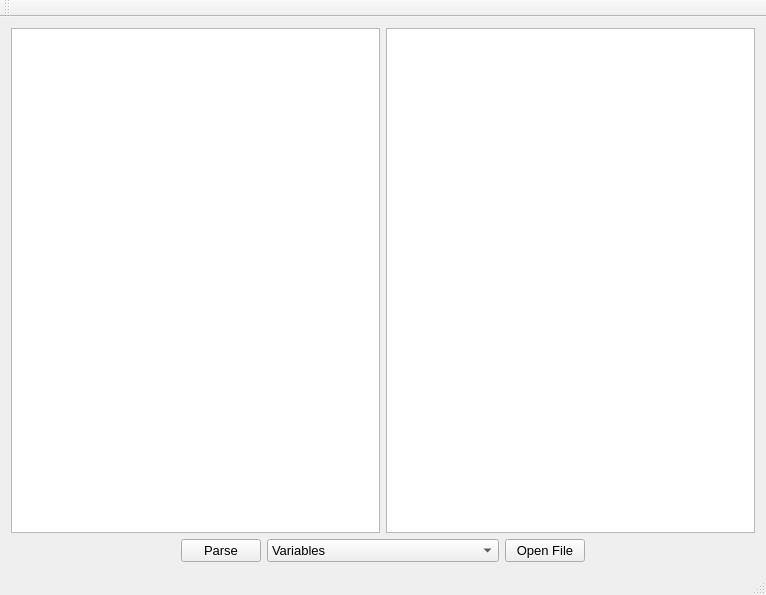
<?xml version="1.0" encoding="UTF-8"?>
<ui version="4.0">
 <class>ParserClass</class>
 <widget class="QMainWindow" name="ParserClass">
  <property name="geometry">
   <rect>
    <x>0</x>
    <y>0</y>
    <width>766</width>
    <height>595</height>
   </rect>
  </property>
  <property name="font">
   <font>
    <pointsize>10</pointsize>
   </font>
  </property>
  <property name="windowTitle">
   <string>Parser</string>
  </property>
  <widget class="QWidget" name="centralWidget">
   <layout class="QVBoxLayout" name="verticalLayout">
    <item>
     <layout class="QHBoxLayout" name="horizontalLayout">
      <item>
       <widget class="QPlainTextEdit" name="plainTextEdit"/>
      </item>
      <item>
       <widget class="QPlainTextEdit" name="plainTextEdit_2">
        <property name="readOnly">
         <bool>true</bool>
        </property>
       </widget>
      </item>
     </layout>
    </item>
    <item>
     <layout class="QHBoxLayout" name="horizontalLayout_2">
      <item>
       <spacer name="horizontalSpacer">
        <property name="orientation">
         <enum>Qt::Horizontal</enum>
        </property>
        <property name="sizeHint" stdset="0">
         <size>
          <width>40</width>
          <height>20</height>
         </size>
        </property>
       </spacer>
      </item>
      <item>
       <widget class="QPushButton" name="pushButton">
        <property name="text">
         <string>Parse</string>
        </property>
       </widget>
      </item>
      <item>
       <widget class="QComboBox" name="comboBox">
        <item>
         <property name="text">
          <string>Variables</string>
         </property>
        </item>
        <item>
         <property name="text">
          <string>Classes, Structs and Arrays Count</string>
         </property>
        </item>
        <item>
         <property name="text">
          <string>Function prototypes</string>
         </property>
        </item>
        <item>
         <property name="text">
          <string>Var changed coords</string>
         </property>
        </item>
        <item>
         <property name="text">
          <string>Local vars count</string>
         </property>
        </item>
        <item>
         <property name="text">
          <string>Override functions</string>
         </property>
        </item>
        <item>
         <property name="text">
          <string>If depth</string>
         </property>
        </item>
        <item>
         <property name="text">
          <string>Logical mistakes</string>
         </property>
        </item>
       </widget>
      </item>
      <item>
       <widget class="QPushButton" name="OpenFile">
        <property name="text">
         <string>Open File</string>
        </property>
       </widget>
      </item>
      <item>
       <spacer name="horizontalSpacer_2">
        <property name="orientation">
         <enum>Qt::Horizontal</enum>
        </property>
        <property name="sizeHint" stdset="0">
         <size>
          <width>40</width>
          <height>20</height>
         </size>
        </property>
       </spacer>
      </item>
     </layout>
    </item>
   </layout>
  </widget>
  <widget class="QMenuBar" name="menuBar">
   <property name="geometry">
    <rect>
     <x>0</x>
     <y>0</y>
     <width>766</width>
     <height>26</height>
    </rect>
   </property>
  </widget>
  <widget class="QToolBar" name="mainToolBar">
   <attribute name="toolBarArea">
    <enum>TopToolBarArea</enum>
   </attribute>
   <attribute name="toolBarBreak">
    <bool>false</bool>
   </attribute>
  </widget>
  <widget class="QStatusBar" name="statusBar"/>
 </widget>
 <layoutdefault spacing="6" margin="11"/>
 <resources>
  <include location="parser.qrc"/>
 </resources>
 <connections/>
</ui>
